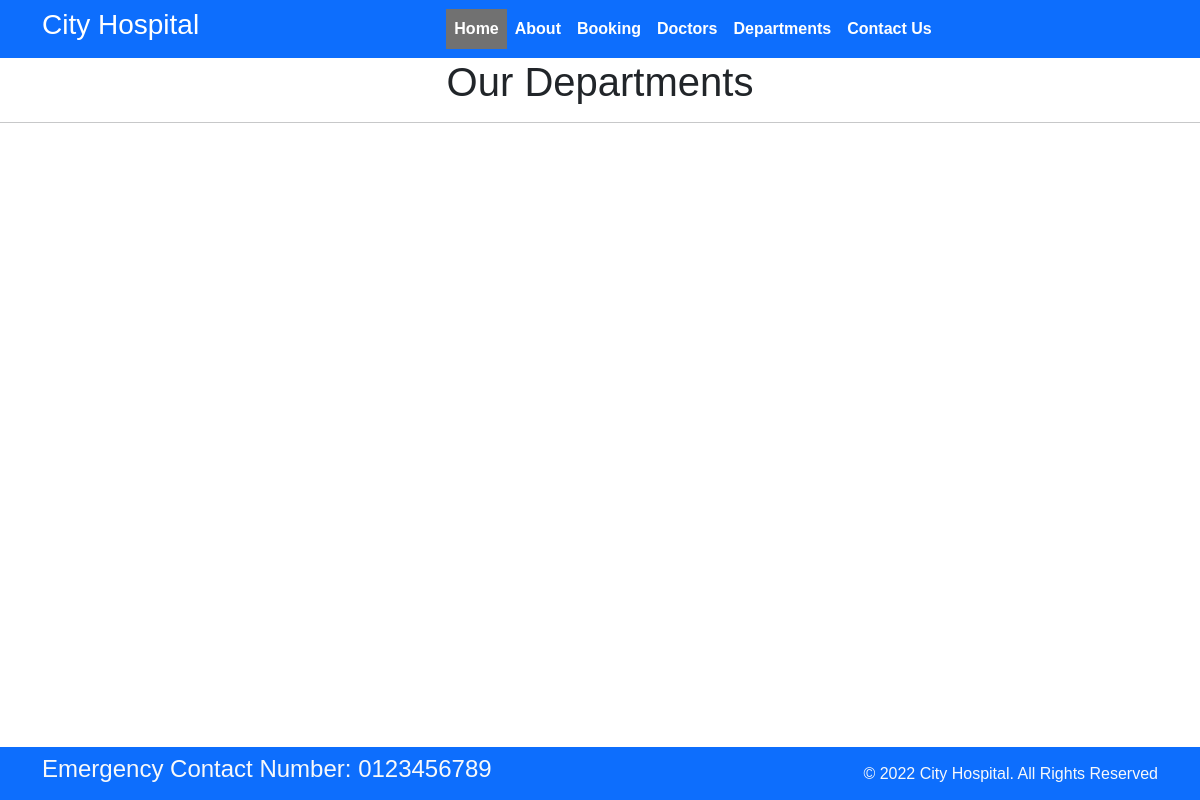
Before: /department with the older database file.
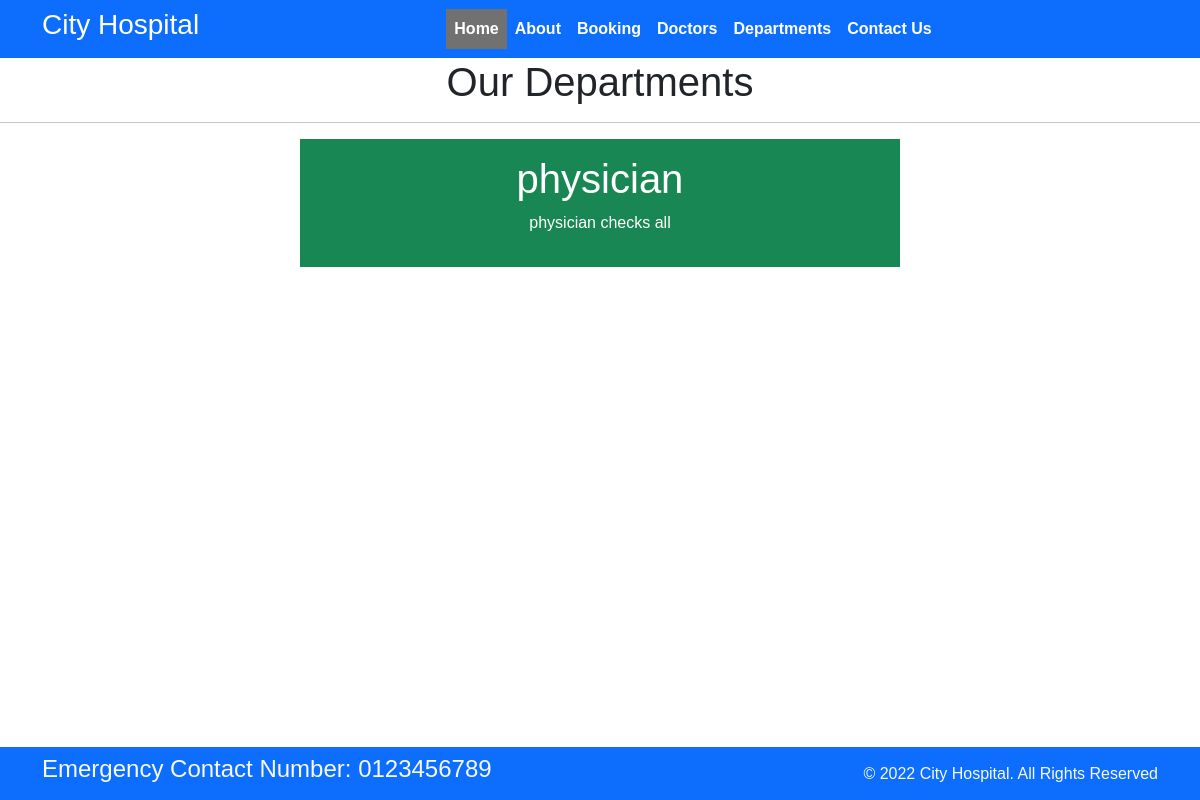
After: the same page with the newer database file.
### home/models.py (models this page shows, shortened)
class Departments(models.Model):
    dept_name=models.CharField(max_length=20)
    dept_description=models.TextField()

### home/views.py (the view)
# urls.py: path('department',views.department,name='department')
def department(request):
    departments={
        'dept':Departments.objects.all()
    }
    return render(request,"department.html",departments)

### templates/department.html (shortened to what this page needs)
{% extends "base.html" %}
{% block content %}
<h1 class="text-center">Our Departments</h1>
<hr>
{% for d in dept %}
<div class="mx-auto w-50 bg-success text-center text-white p-3 my-3">
    <h1>{{d.dept_name}}</h1>
    <p>{{d.dept_description}}</p>
</div>
{% endfor %}
{% endblock content %}

Changed rows visible on the page:
added Departments: dept_name "physician", dept_description "physician checks all"
